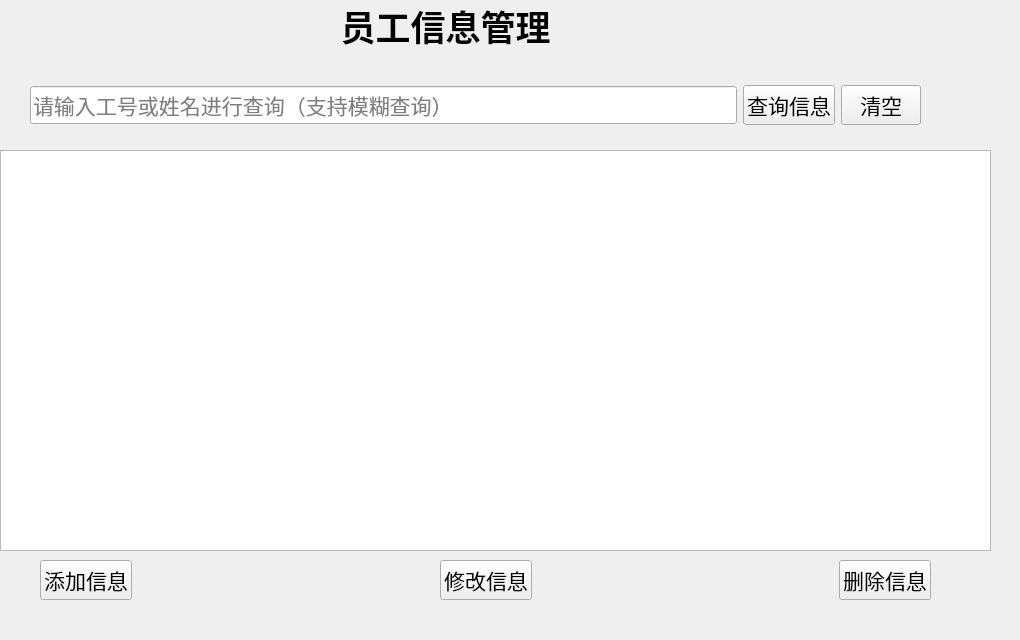
<?xml version="1.0" encoding="UTF-8"?>
<ui version="4.0">
 <class>searchStu</class>
 <widget class="QWidget" name="searchStu">
  <property name="geometry">
   <rect>
    <x>0</x>
    <y>0</y>
    <width>1020</width>
    <height>640</height>
   </rect>
  </property>
  <property name="windowTitle">
   <string>Form</string>
  </property>
  <widget class="QLabel" name="label">
   <property name="geometry">
    <rect>
     <x>0</x>
     <y>0</y>
     <width>891</width>
     <height>51</height>
    </rect>
   </property>
   <property name="text">
    <string>&lt;html&gt;&lt;head/&gt;&lt;body&gt;&lt;p align=&quot;center&quot;&gt;&lt;span style=&quot; font-size:26pt; font-weight:600;&quot;&gt;员工信息管理&lt;/span&gt;&lt;/p&gt;&lt;/body&gt;&lt;/html&gt;</string>
   </property>
  </widget>
  <widget class="QWidget" name="horizontalLayoutWidget">
   <property name="geometry">
    <rect>
     <x>30</x>
     <y>80</y>
     <width>891</width>
     <height>51</height>
    </rect>
   </property>
   <layout class="QHBoxLayout" name="horizontalLayout">
    <item>
     <widget class="QLineEdit" name="select_param_edit">
      <property name="font">
       <font>
        <family>AcadEref</family>
        <pointsize>16</pointsize>
       </font>
      </property>
      <property name="placeholderText">
       <string>请输入工号或姓名进行查询（支持模糊查询）</string>
      </property>
     </widget>
    </item>
    <item>
     <widget class="QPushButton" name="refer_pushButton">
      <property name="font">
       <font>
        <family>AcadEref</family>
        <pointsize>16</pointsize>
       </font>
      </property>
      <property name="text">
       <string>查询信息</string>
      </property>
      <property name="iconSize">
       <size>
        <width>16</width>
        <height>16</height>
       </size>
      </property>
      <property name="autoRepeatDelay">
       <number>300</number>
      </property>
     </widget>
    </item>
    <item>
     <widget class="QPushButton" name="clear_pushButton">
      <property name="font">
       <font>
        <family>AcadEref</family>
        <pointsize>16</pointsize>
       </font>
      </property>
      <property name="text">
       <string>清空</string>
      </property>
      <property name="iconSize">
       <size>
        <width>16</width>
        <height>16</height>
       </size>
      </property>
      <property name="autoRepeatDelay">
       <number>300</number>
      </property>
     </widget>
    </item>
   </layout>
  </widget>
  <widget class="QTableWidget" name="information_tableWidget">
   <property name="enabled">
    <bool>true</bool>
   </property>
   <property name="geometry">
    <rect>
     <x>0</x>
     <y>150</y>
     <width>991</width>
     <height>401</height>
    </rect>
   </property>
  </widget>
  <widget class="QWidget" name="horizontalLayoutWidget_2">
   <property name="geometry">
    <rect>
     <x>40</x>
     <y>550</y>
     <width>891</width>
     <height>61</height>
    </rect>
   </property>
   <layout class="QHBoxLayout" name="horizontalLayout_2">
    <item>
     <widget class="QPushButton" name="add_pushButton">
      <property name="font">
       <font>
        <family>AcadEref</family>
        <pointsize>16</pointsize>
       </font>
      </property>
      <property name="text">
       <string>添加信息</string>
      </property>
      <property name="iconSize">
       <size>
        <width>16</width>
        <height>16</height>
       </size>
      </property>
      <property name="autoRepeatDelay">
       <number>300</number>
      </property>
     </widget>
    </item>
    <item>
     <spacer name="horizontalSpacer">
      <property name="orientation">
       <enum>Qt::Horizontal</enum>
      </property>
      <property name="sizeHint" stdset="0">
       <size>
        <width>40</width>
        <height>20</height>
       </size>
      </property>
     </spacer>
    </item>
    <item>
     <widget class="QPushButton" name="change_pushButton">
      <property name="font">
       <font>
        <family>AcadEref</family>
        <pointsize>16</pointsize>
       </font>
      </property>
      <property name="text">
       <string>修改信息</string>
      </property>
      <property name="iconSize">
       <size>
        <width>16</width>
        <height>16</height>
       </size>
      </property>
      <property name="autoRepeatDelay">
       <number>300</number>
      </property>
     </widget>
    </item>
    <item>
     <spacer name="horizontalSpacer_2">
      <property name="orientation">
       <enum>Qt::Horizontal</enum>
      </property>
      <property name="sizeHint" stdset="0">
       <size>
        <width>40</width>
        <height>20</height>
       </size>
      </property>
     </spacer>
    </item>
    <item>
     <widget class="QPushButton" name="delete_pushButton">
      <property name="font">
       <font>
        <family>AcadEref</family>
        <pointsize>16</pointsize>
       </font>
      </property>
      <property name="text">
       <string>删除信息</string>
      </property>
      <property name="iconSize">
       <size>
        <width>16</width>
        <height>16</height>
       </size>
      </property>
      <property name="autoRepeatDelay">
       <number>300</number>
      </property>
     </widget>
    </item>
   </layout>
  </widget>
 </widget>
 <resources/>
 <connections/>
</ui>
